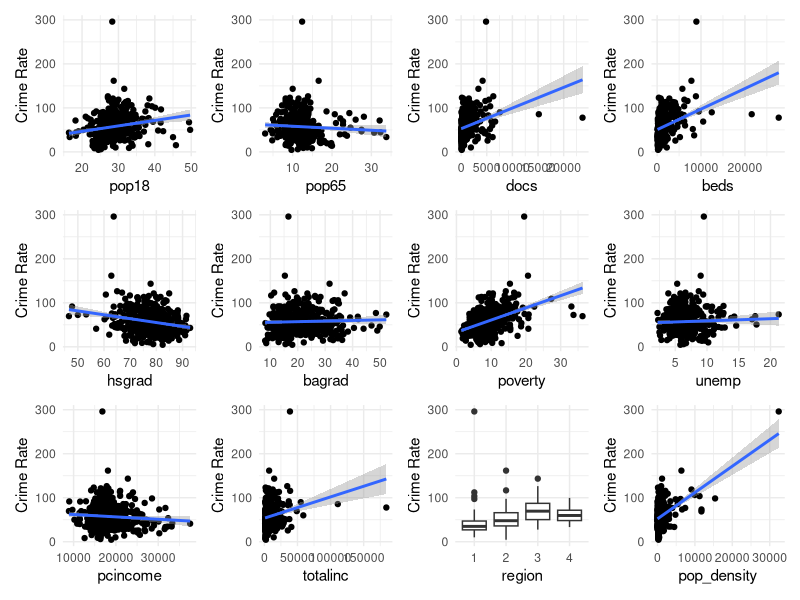

Write the R code that produced this figure.
## ---- chunk 1
library(patchwork)
library(tidyverse)
knitr::opts_chunk$set(
  fig.width = 6,
  fig.asp = .6,
  out.width = "90%"
)

theme_set(theme_minimal() + theme(legend.position = "bottom"))

options(
  ggplot2.continuous.colour = "viridis",
  ggplot2.continuous.fill = "viridis"
)

scale_colour_discrete = scale_colour_viridis_d
scale_fill_discrete = scale_fill_viridis_d

set.seed(1)
## ---- chunk 2
#Load data
crime_df = 
  read_csv("cdi.csv") %>% 
  mutate(
    region = factor(region),
    pop_density = pop / area,
    crm_1000 = 1000 * crimes / pop
  ) %>%
  select(-pop, -id, -cty, -state, -area, -crimes)
## ---- chunk 3
# graph
compute_plist = function(x) {
  if (is.factor(x)) {
    pl = crime_df %>% 
    ggplot(aes(x = x, y = crm_1000)) +
    geom_boxplot() +
    labs(
      x = '',
      y = "Crime Rate",
    )
  } else {
    pl = crime_df %>% 
    ggplot(aes(x = x, y = crm_1000)) +
    geom_point() +
    geom_smooth(method = "lm") +
    labs(
      x = '',
      y = "Crime Rate",
    )
  }
  return(pl)
}

plist = crime_df %>%
  select(-crm_1000) %>%
  map(compute_plist)

labels = crime_df %>%
  select(-crm_1000) %>%
  names()

for (i in 1:length(plist)) {
  plist[[i]] = plist[[i]] + labs(x = labels[[i]])
}

wrap_plots(plist, ncol = 4)
## ---- chunk 4
compute_p_value = function(x) {
  lm_data = lm(crm_1000 ~ x, data = crime_df)
  if (is.factor(x)) {
    return( lm_data %>% broom::tidy() %>% select(p.value) %>% .[2:4,1])
  }
  return(lm_data %>% broom::tidy() %>% select(p.value) %>% .[2,1])
}

labels_list <- c("pop18","pop65","docs","beds","hsgrad","bagrad","poverty","unemp","pcincome","totalinc","region_1","region_2", "region_3", "pop_density")

p_values = crime_df %>%
  select(-crm_1000) %>%
  map_df(compute_p_value) %>%
  mutate(Variables = labels_list) 

p_values
